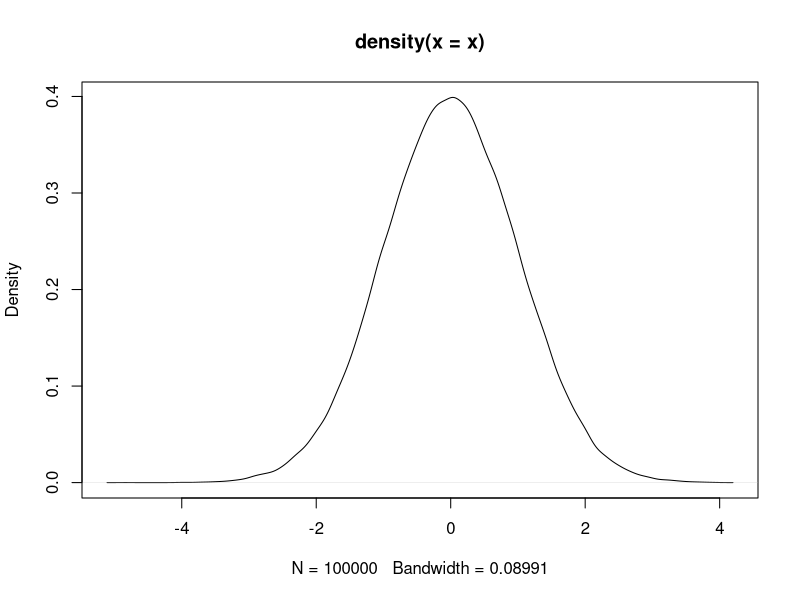
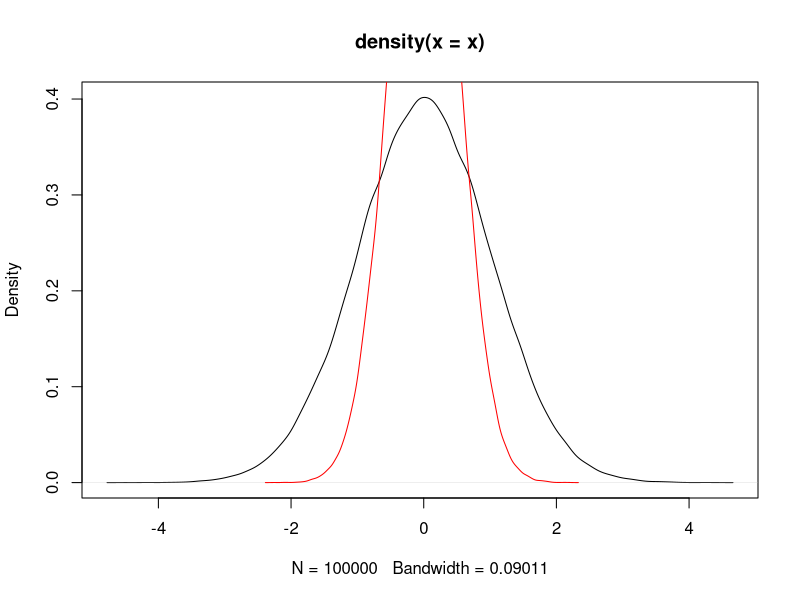
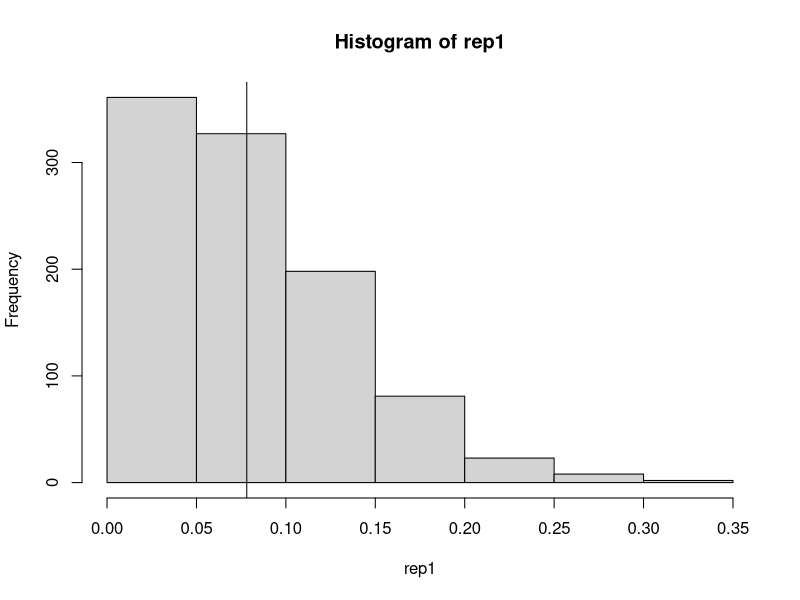
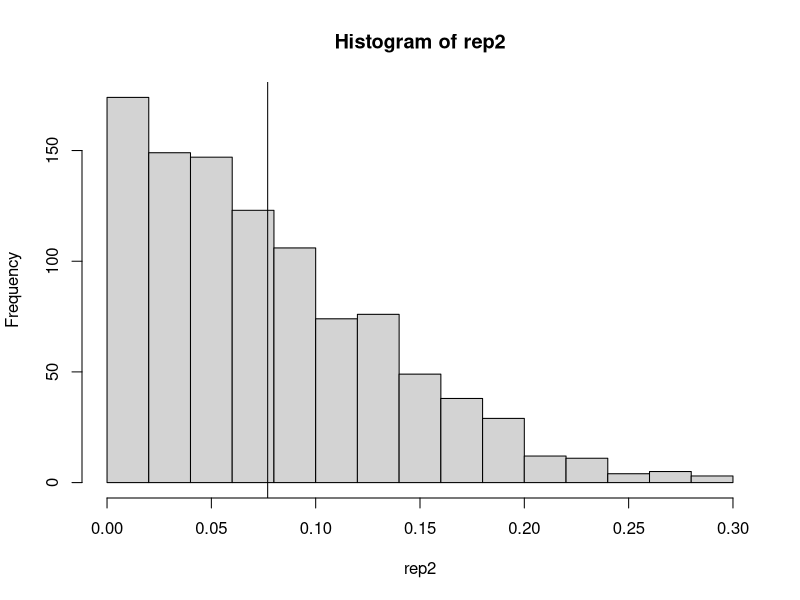
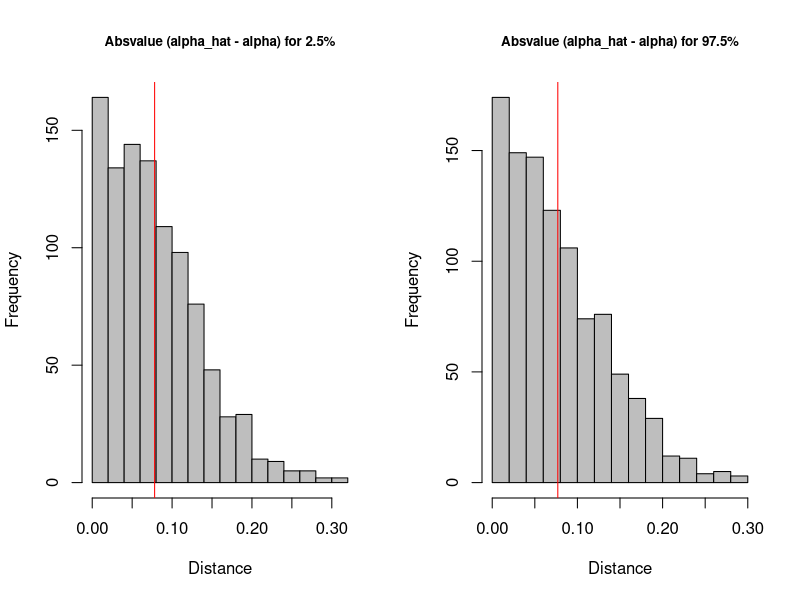
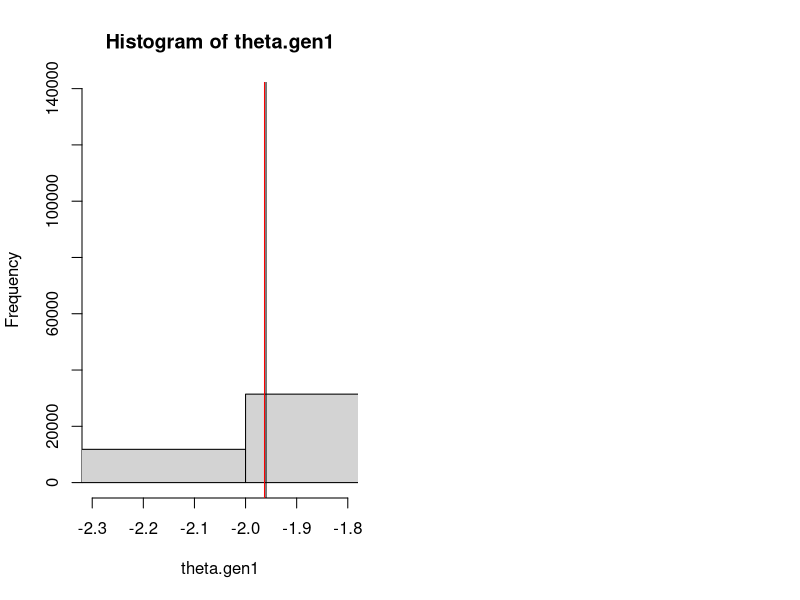

Here is the R script that generated these plots, in order:
setwd("/Users/Advait/Desktop/New School/Fall16/BDA/Class17")
x <- rnorm(10^5,0,1)
plot(density(x))
y <- x[x>-1.96]
length(y)/length(x)
z <- x[x>1.96]
length(z)/length(x)

x <- rnorm(10^5, 0,1)
plot(density(x))
y <- 0.5*x
lines(density(y), col = "red")

?pnorm
dnorm(1.96,0,1)
#######
f.alpha <-dnorm(qnorm(0.025,0,1), 0, 1) 
n <-(0.025*0.975/f.alpha^2)/0.01 
sqrt(0.025*0.975/(714*f.alpha^2))
###2-b
set.seed(8)
theta.gen1 <- replicate(1000,rnorm(714)) 
rep_fun1 <-function(x){
  abs(qnorm(0.025) - quantile(x, c(0.025))) 
}
rep1 <- apply(theta.gen1,2,rep_fun1)
dim(theta.gen1)
mean(rep1)
hist(rep1 )
abline(v = mean(rep1))
#
set.seed(8)
theta.gen2 <- replicate(1000,rnorm(714)) 
rep_fun2 <-function(x){
  abs(qnorm(0.975) - quantile(x, c(0.975))) 
}
rep2 <- apply(theta.gen2,2,rep_fun2)
mean(rep2)
hist(rep2 )
abline(v = mean(rep2))

par(mfcol = c(1,2))
hist(rep1, col = "gray", breaks  = 20, main = "Absvalue (alpha_hat - alpha) for 2.5%", cex.main = 0.8, xlab = "Distance" )
abline(v = mean(rep1), col = "red")
#
hist(rep2, col = "gray", breaks  = 20, main = "Absvalue (alpha_hat - alpha) for 97.5%", cex.main = 0.8 , xlab = "Distance")
abline(v = mean(rep2), col = "red")

#
hist(theta.gen1, xlim = c(-2.3,-1.8))
abline(v=qnorm(0.025))
abline(v = quantile(theta.gen1, c(0.025)), col = "red")
       
